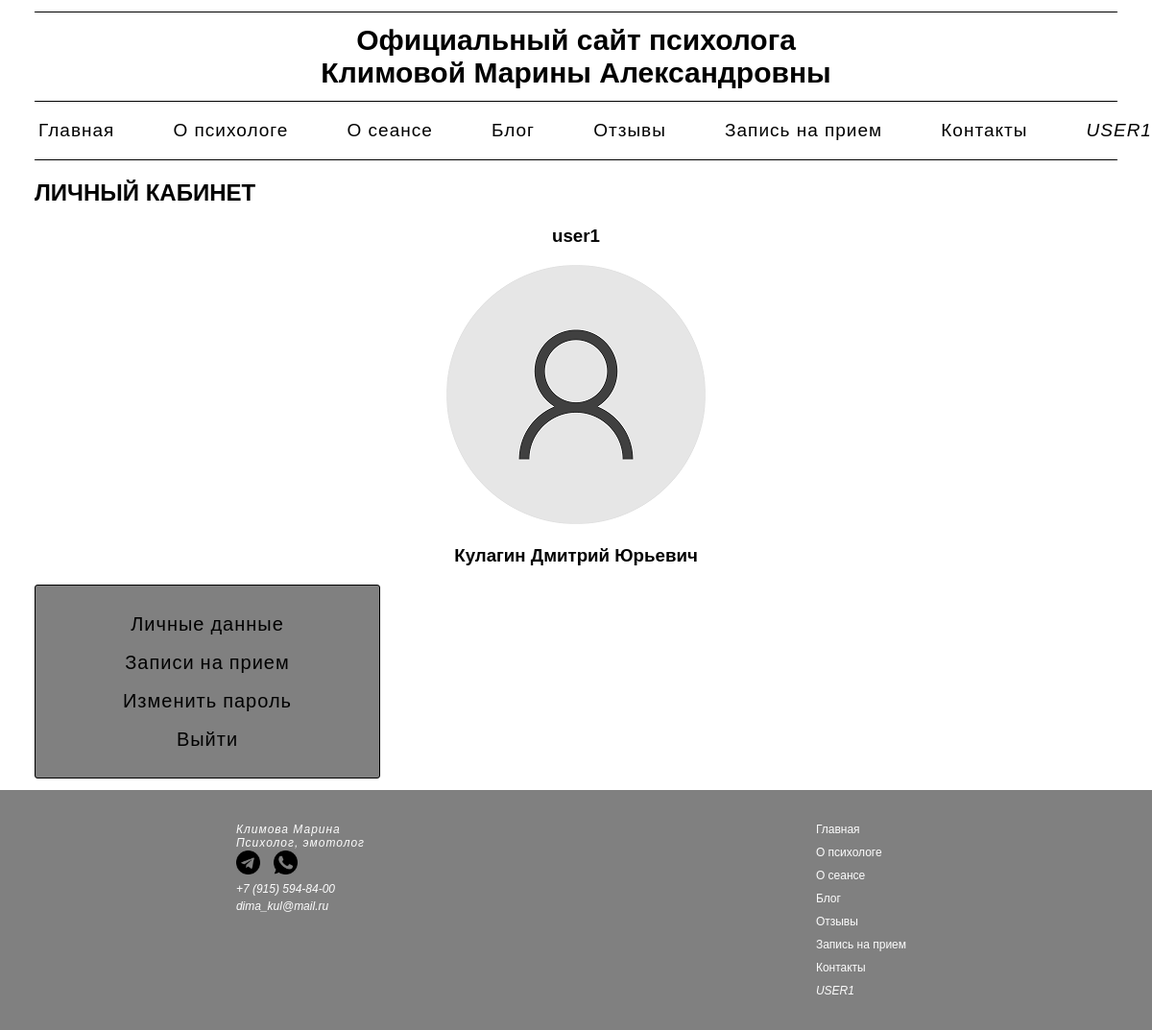
/personal_account/profile_user/ (signed in), run on the app's committed database.
### personal_account/models.py (models this page shows, shortened)
class Profile(models.Model):
    user = models.OneToOneField(User, on_delete=models.CASCADE, null=True, blank=True, verbose_name='Имя пользователя')
    username = models.CharField(max_length=200, null=True, blank=True, verbose_name='Имя пользователя')
    name = models.CharField(max_length=200, null=True, blank=True, verbose_name='Имя')
    surname = models.CharField(max_length=200, null=True, blank=True, verbose_name='Фамилия')
    patronymic = models.CharField(max_length=200, null=True, blank=True, verbose_name='Отчество')
    email = models.EmailField(max_length=500, null=False, blank=False)
    phoneNumber = PhoneNumberField(null=True, blank=True, verbose_name='Номер телефона')
    secondPhoneNumber = PhoneNumberField(null=True, blank=True, verbose_name='Доп. номер телефона')
    bio = models.TextField(null=True, blank=True, verbose_name='О себе')
    profile_image = models.ImageField(upload_to='profiles/', default='profiles/user-default.png', verbose_name='Фото')
    created = models.DateTimeField(auto_now_add=True, verbose_name='Дата регистрации')
    class Meta:
        verbose_name = "Профиль"
        verbose_name_plural = "Профили"

### personal_account/views.py (the view)
# urls.py: path('profile_user/', views.profile_user, name="profile_user"),
@login_required(login_url="personal_account:login")
def profile_user(request):
    prof = request.user.profile
    context = {"profile": prof}
    return render(request, "personal_account/profile_user.html", context)

### personal_account/templates/personal_account/profile_user.html
{% extends 'main/menu.html' %}
{% block content %}
<h2 class="profile_h2">
    <a href="{% url 'personal_account:profile_user' %}" class="profile_h2_a">
        Личный кабинет
    </a>
</h2>
<h3 class="profile_h3">
    {{ profile.username }}
</h3>
<div class="profile_img">
    <img src="{{ profile.profile_image.url }}">
</div>
<h3 class="profile_h3">
    {% if profile.surname %}
    {{ profile.surname }}
    {% endif %}
    {% if profile.name %}
    {{ profile.name}}
    {% endif %}
    {% if profile.patronymic %}
    {{ profile.patronymic }}
    {% endif %}
</h3>
<div class="profile_card">
    <div>
        <a href="{% url 'personal_account:edit_account' %}">Личные данные</a>
    </div>
    <div>
        <a href="{% url 'personal_account:appointment' %}">Записи на прием</a>
    </div>
    <div>
        <a href="{% url 'personal_account:change_password' %}">Изменить пароль</a>
    </div>
    <div>
        <a href="{% url 'personal_account:logout' %}">Выйти</a>
    </div>
</div>
{% endblock %}

### main/templates/main/point_menu.html (shortened to what this page needs)
{% if request.user.is_authenticated %}
<ul>
    <li><a href="{% url 'index' %}">Главная</a></li>
    <li><a href="{% url 'about' %}">О психологе</a></li>
    <li><a href="{% url 'session' %}">О сеансе</a></li>
    <li><a href="{% url 'blog:blogs' %}">Блог</a></li>
    <li><a href="{% url 'reviews' %}">Отзывы</a></li>
    <li><a href="{% url 'make_an_appointment' %}">Запись на прием</a></li>
    <li><a href="{% url 'contacts' %}">Контакты</a></li>
    <li class="username"><a href="{% url 'personal_account:profile_user' %}">{{ user.username }}</a></li>
</ul>
{% endif %}

### main/static/css/style.css (style rules this page uses)
body { background: white; padding: 0; font-family: Arial, Helvetica, sans-serif; max-width: 1600px; min-width: 400px; height: 100%; margin: 0 auto; }
.menu ul { display: flex; flex-wrap: wrap; list-style: none; font-size: 19px; justify-content: space-between; }
.menu li { letter-spacing: 1px; }
.menu a { text-decoration: none; color: black; }
.footer_block_2 ul { list-style: none; margin: 0; font-size: 12px; }
.footer_block_2 a { color: rgb(252, 252, 252); text-decoration: none; }
.footer_block_2 li { margin: 10px; }
.username { font-style: italic; text-transform: uppercase; }
.profile_h2 { margin-left: 3%; text-transform: uppercase; }
.profile_h2_a { text-decoration: none; color: black; }
.profile_h3 { text-align: center; }
.profile_img { text-align: center; }
.profile_img img { max-width: 400px; max-height: 400px; border-radius: 20px; }
.profile_card { border: 1px solid; border-radius: 3px; width: 30%; padding: 20px; background-color: gray; box-sizing: border-box; margin-left: 3%; margin-bottom: 1%; text-align: center; }
.profile_card a { text-decoration: none; color: black; font-size: 20px; font-family: 'Roboto', sans-serif; letter-spacing: 1px; line-height: 2; display: block; }

### data on the page
Profile: username "user1", profile_image (placeholder picture), surname "Кулагин", name "Дмитрий", patronymic "Юрьевич"

### other printed values
{{ user.username }} "USER1 USER1"
